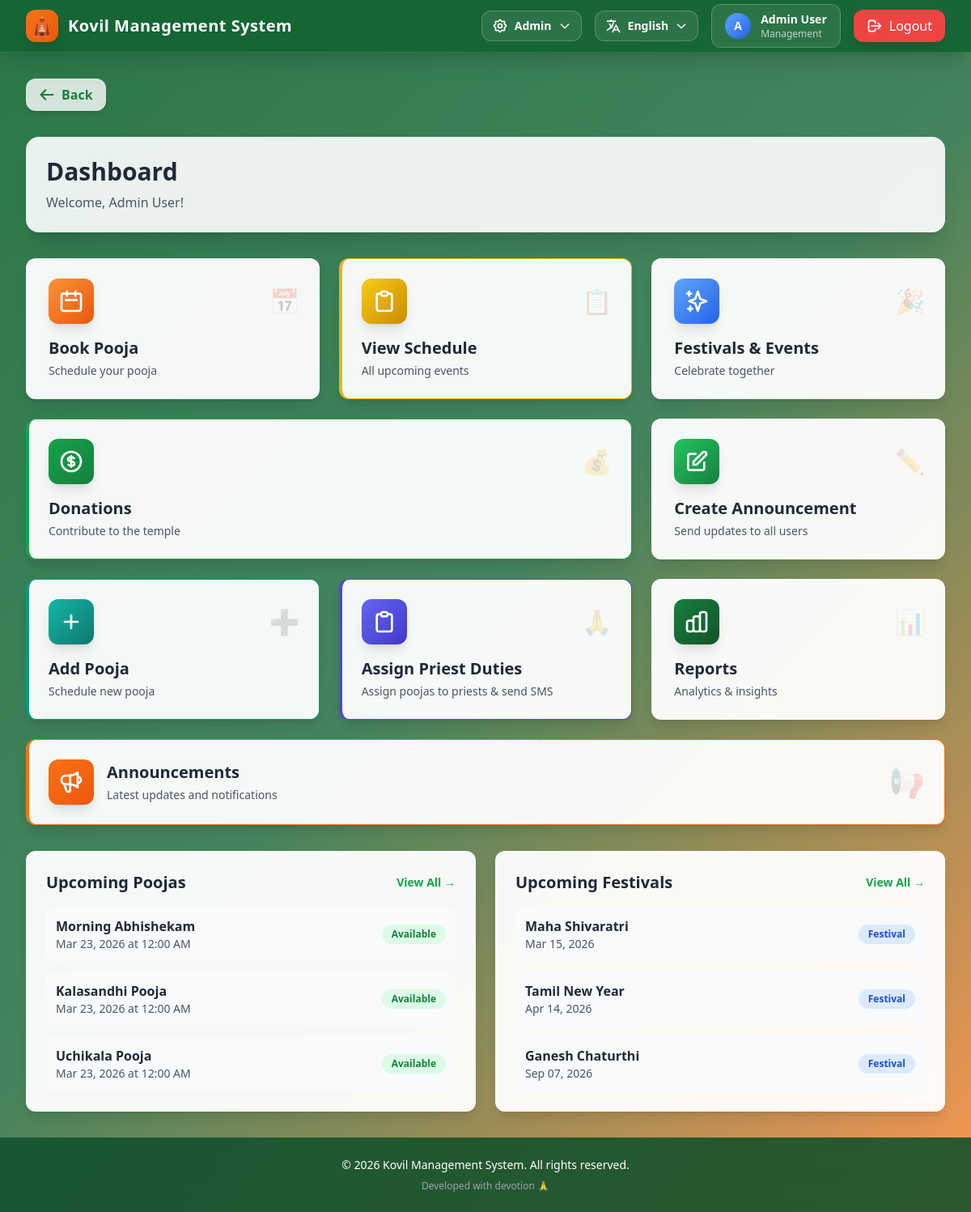
The app's page /Desktop-App/kovilsystem/index.php?url=dashboard (signed in), older data.
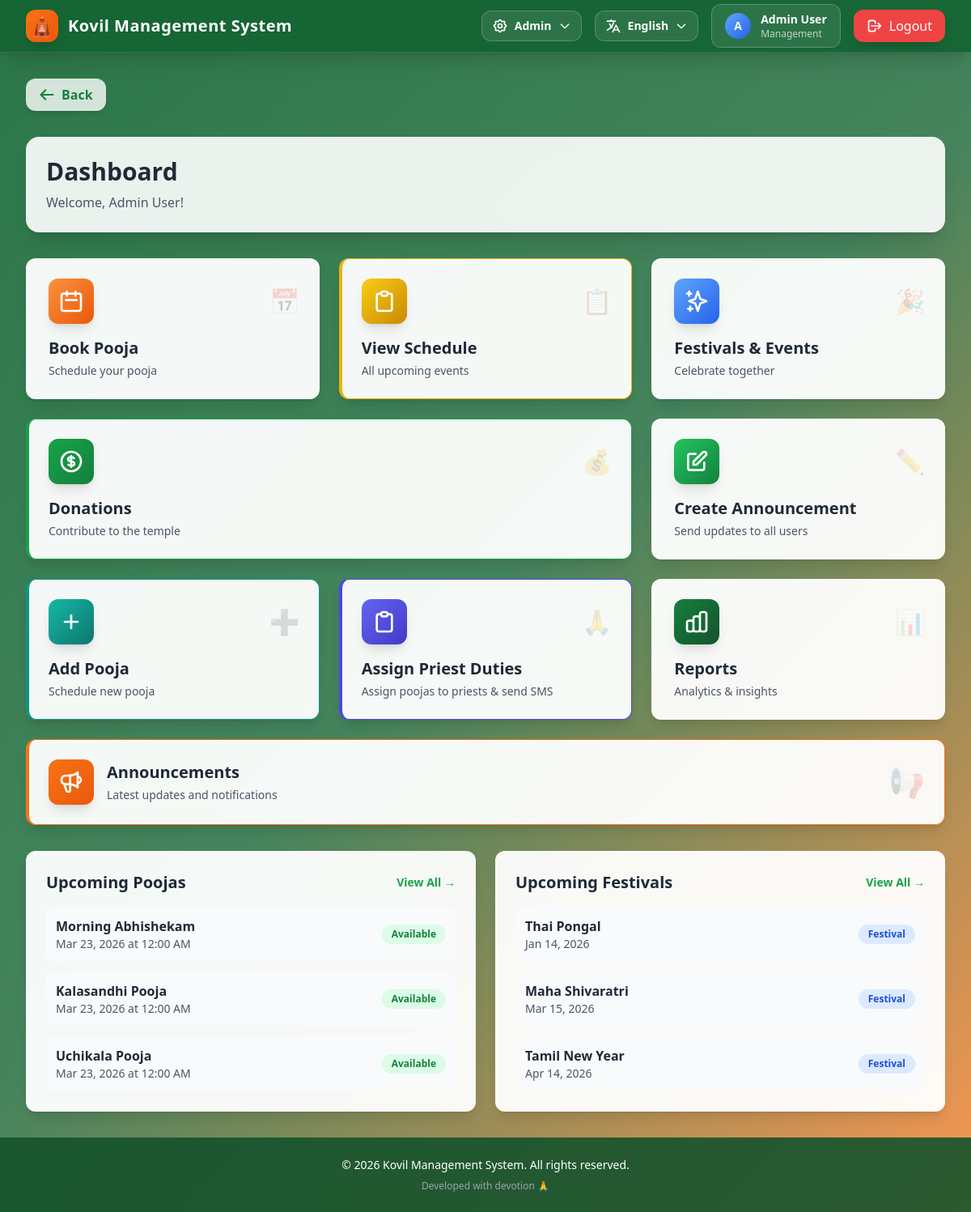
The same page, newer data.
### tables this page shows
CREATE TABLE IF NOT EXISTS pooja_schedule (
    id INT AUTO_INCREMENT PRIMARY KEY,
    pooja_name VARCHAR(100) NOT NULL,
    pooja_date DATE NOT NULL,
    time_slot VARCHAR(50) NOT NULL,
    status ENUM('available', 'booked', 'completed') DEFAULT 'available',
    description TEXT,
    created_at TIMESTAMP DEFAULT CURRENT_TIMESTAMP,
    updated_at TIMESTAMP DEFAULT CURRENT_TIMESTAMP ON UPDATE CURRENT_TIMESTAMP,
    INDEX idx_pooja_date (pooja_date),
    INDEX idx_status (status)
);

CREATE TABLE IF NOT EXISTS festivals (
    id INT AUTO_INCREMENT PRIMARY KEY,
    name VARCHAR(100) NOT NULL,
    date DATE NOT NULL,
    description TEXT,
    image_url VARCHAR(255),
    created_at TIMESTAMP DEFAULT CURRENT_TIMESTAMP,
    updated_at TIMESTAMP DEFAULT CURRENT_TIMESTAMP ON UPDATE CURRENT_TIMESTAMP,
    INDEX idx_date (date)
);

### Desktop-App/kovilsystem/index.php (called while the page is built, shortened)
<?php
require_once __DIR__ . "/config/database.php";
require_once __DIR__ . "/app/controllers/MainController.php";
$page = $_GET['url'] ?? 'home';
$page = htmlspecialchars(strip_tags($page), ENT_QUOTES, 'UTF-8');
try {
    $controller = new MainController();
    $controller->load($page);
} catch (Exception $e) {
    error_log("Application Error: " . $e->getMessage());
    if (defined('APP_ENV') && APP_ENV === 'development') {
        echo "<div style='padding: 20px; color: red;'>";
        echo "<h2>Error Occurred</h2>";
        echo "<p>" . htmlspecialchars($e->getMessage(), ENT_QUOTES, 'UTF-8') . "</p>";
        echo "</div>";
    } else {
        echo "<div style='padding: 20px;'>";
        echo "<h2>An error occurred. Please try again later.</h2>";
        echo "</div>";
    }
}

### Desktop-App/kovilsystem/config/helpers.php (called while the page is built, shortened)
<?php
function getSession(string $key, $default = null) {
    return $default;
}
function trans(string $key, ?string $lang = null): string {
    static $translations = null;
    if ($translations === null) {
        $translations = require __DIR__ . '/translations.php';
    }
    if ($lang === null) {
        $lang = getSession('language', 'en');
    }
    if (isset($translations[$key][$lang])) {
        return $translations[$key][$lang];
    }
    return $key;
}

### Desktop-App/kovilsystem/config/database.php (called while the page is built, shortened)
<?php
class Database {
    private static $conn = null;
    public static function connect() {
        if (self::$conn === null) {
            try {
                self::$conn = new mysqli(DB_HOST, DB_USER, DB_PASS, DB_NAME);
                self::$conn->set_charset(DB_CHARSET);
            } catch (Exception $e) {
                error_log("Database Error: " . $e->getMessage());
                die("Database connection failed. Please ensure the database is configured properly.");
            }
        }
        return self::$conn;
    }
}

### Desktop-App/kovilsystem/app/models/Festival.php (called while the page is built, shortened)
<?php
require_once __DIR__ . "/../../config/database.php";
class Festival {
    private $conn;
    public function __construct() {
        $this->conn = Database::connect();
    }
    public function getAll() {
        $result = $this->conn->query("SELECT * FROM festivals ORDER BY date ASC");
        return $result;
    }
}

### Desktop-App/kovilsystem/app/views/dashboard/admin.php (the view, shortened to what the rows shown need)
<div class="space-y-8">
    <div class="glass-card p-6 card-hover">
        <h1 class="text-3xl font-bold text-gray-800 mb-2"><?= trans('dashboard') ?></h1>
    </div>
    <div class="grid grid-cols-1 lg:grid-cols-2 gap-6">
        <div class="glass-card-light p-6">
            <div class="space-y-3">
                <?php
                $stmt = $this->conn->prepare("SELECT * FROM pooja_schedule WHERE status = 'available' ORDER BY pooja_date LIMIT 3");
                $stmt->execute();
                $result = $stmt->get_result();
                while ($row = $result->fetch_assoc()):
                ?>
                <div class="flex items-center justify-between p-3 bg-gray-50 rounded-lg hover:bg-gray-100 transition-colors">
                    <div>
                        <p class="font-semibold text-gray-800"><?= htmlspecialchars($row['pooja_name']) ?></p>
                        <p class="text-sm text-gray-600"><?= date('M d, Y', strtotime($row['pooja_date'])) ?> at <?= date('g:i A', strtotime($row['time_slot'])) ?></p>
                    </div>
                    <span class="px-3 py-1 bg-green-100 text-green-700 text-xs font-semibold rounded-full">Available</span>
                </div>
                <?php endwhile; ?>
            </div>
        </div>
        <div class="glass-card-light p-6">
            <div class="space-y-3">
                <?php
                require_once __DIR__ . '/../../models/Festival.php';
                $festivalModel = new Festival();
                $festivals = $festivalModel->getAll();
                $count = 0;
                if ($festivals instanceof mysqli_result && $festivals->num_rows > 0) {
                    while ($row = $festivals->fetch_assoc()):
                        if ($count >= 3) break;
                        $count++;
                ?>
                <div class="flex items-center justify-between p-3 bg-gray-50 rounded-lg hover:bg-gray-100 transition-colors">
                    <div>
                        <p class="font-semibold text-gray-800"><?= htmlspecialchars($row['name'] ?? 'Festival') ?></p>
                        <p class="text-sm text-gray-600">
                            <?php if(isset($row['date']) && !empty($row['date'])): ?>
                                <?= date('M d, Y', strtotime($row['date'])) ?>
                            <?php else: ?>
                                <span class="text-gray-400">TBD</span>
                            <?php endif; ?>
                        </p>
                    </div>
                    <span class="px-3 py-1 bg-blue-100 text-blue-700 text-xs font-semibold rounded-full">Festival</span>
                </div>
                <?php
                    endwhile;
                } else {
                    echo '<p class="text-gray-500 text-sm">No upcoming festivals</p>';
                }
                ?>
            </div>
        </div>
    </div>
</div>

Row changes from the older to the newer data that the page shows:
no longer on this page (row unchanged): festivals: name "Ganesh Chaturthi", date "Sep 07, 2026"
added festivals: name "Thai Pongal", date "Jan 14, 2026"
